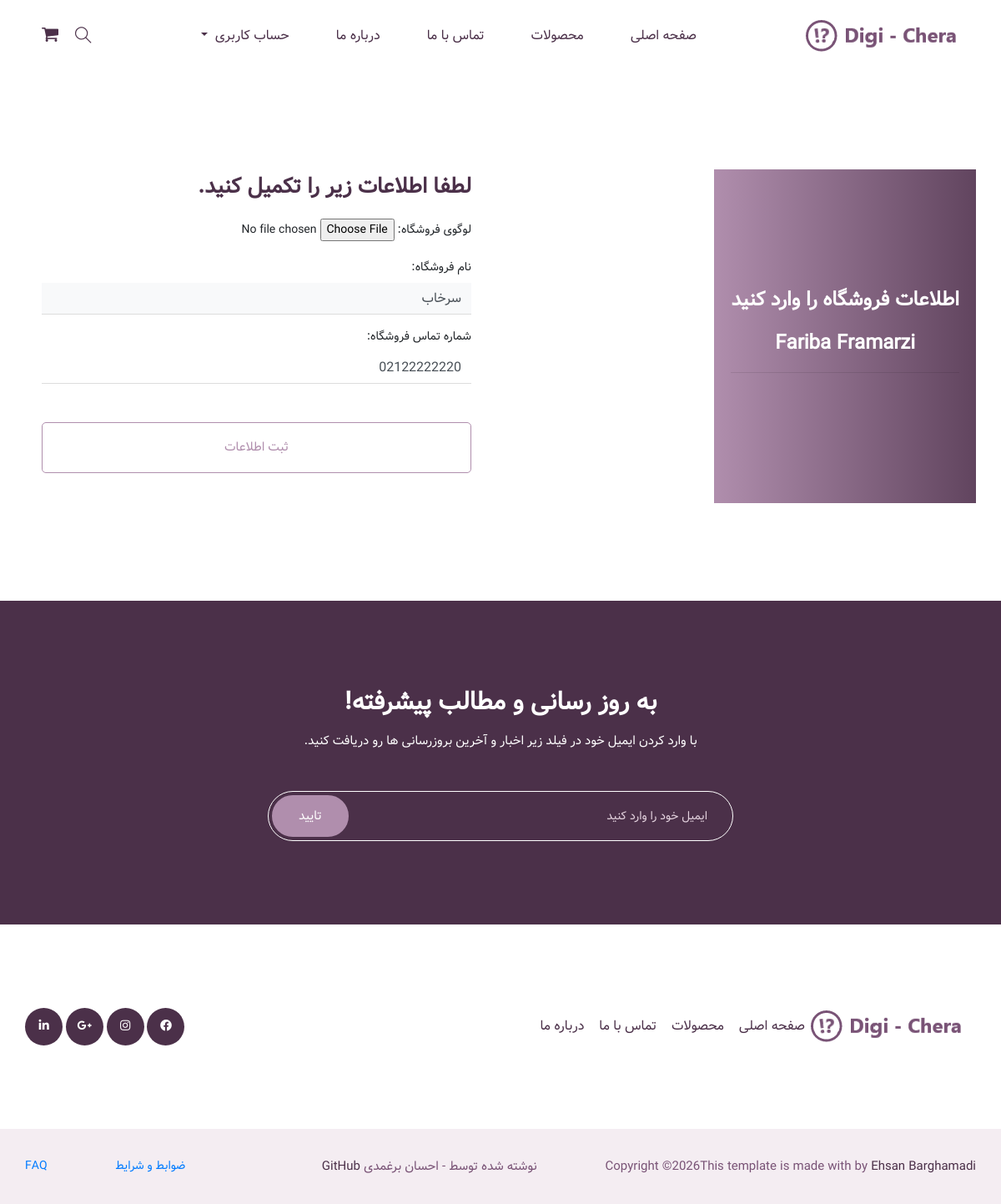
Page /store/update/ (signed in) on the committed database.
### user/models.py (models this page shows, shortened)
class CustomUser(AbstractBaseUser, PermissionsMixin, TimeStampedModel):
    class Roles(models.TextChoices):
        CUSTOMER = 'customer', 'خریدار'
        SELLER = 'seller', 'فروشنده'
        STAFF = 'staff', 'ادمین'
    role = models.CharField(
        verbose_name='نقش',
        max_length=10,
        choices=Roles.choices,
        default=Roles.CUSTOMER
    )
    phone = models.CharField(
        verbose_name='شماره تماس',
        max_length=20,
        unique=True,
        validators= [phone_validator],
        help_text='شماره باید منحصر به فرد باشد'
    )
    first_name = models.CharField(
        verbose_name='نام',
        max_length=30
    )
    last_name = models.CharField(
        verbose_name='نام خانوادگی',
        max_length=30
    )
    email = models.EmailField(
        verbose_name='ایمیل',
        blank=True,
        null=True
    )
    is_active = models.BooleanField(
        default=True,
        help_text='مشخص میکند آیا کاربر فعال است یا نه'
    )
    is_staff = models.BooleanField(
        default=False,
        help_text='مربوط به دسترسی به پنل ادمین'
    )
    class Meta:
        verbose_name = 'کاربر'
        verbose_name_plural = 'کاربرها'
        ordering = ['-created_at']
    USERNAME_FIELD = 'phone'
    REQUIRED_FIELDS = ['first_name', 'last_name']
    objects = CustomUserManager()

### store/models.py (models this page shows, shortened)
class Store(SluggedModel):
    owner = models.OneToOneField(
        settings.AUTH_USER_MODEL,
        on_delete=models.CASCADE,
        related_name='store',
        verbose_name='مالک فروشگاه'
    )
    store_name = models.CharField(
        verbose_name='اسم فروشگاه',
        max_length=255,
    )
    store_logo = models.ImageField(
        verbose_name='لوگوی فروشگاه',
        upload_to='store_logo/%Y/%m/%d/',
        validators=[validate_file_size],
        blank=True,
        null=True
    )
    store_phone = models.CharField(
        verbose_name='شماره تماس فروشگاه',
        max_length=20,
        unique=True
    )
    is_active = models.BooleanField(
        verbose_name='فعال بودن فروشگاه',
        default=False
    )
    class Meta:
        verbose_name = 'فروشگاه'
        verbose_name_plural = 'فروشگاه ها'
        ordering = ['-created_at']

### store/views.py (the view)
# urls.py: path('update/', views.store_update, name='update'),
@login_required
@store_required()
def store_update(request):
    store = request.user.store
    if request.method == 'POST':
        form = StoreForm(request.POST, request.FILES, instance=store)
        if form.is_valid():
            form.save()
            messages.success(request, f'فروشگاه شما با موفقیت بروزرسانی شد')
            return redirect('store:detail')
    else:
        form = StoreForm(instance=store)
    return render(request, 'store/store_form.html', {'form': form})

### store/forms.py
class StoreForm(forms.ModelForm):
    store_phone = forms.CharField(
        validators=[validate_landline_phone],
        max_length=11,
        min_length=11,
        widget=forms.TextInput(attrs={
            'class': 'form-control',
            'placeholder': 'شماره تماس ثابت فروشگاه را وارد کنید',
        }),
        label='شماره تماس فروشگاه'
    )
    class Meta:
        model = Store
        fields = ['store_name', 'store_phone', 'store_logo']
        labels = {
            'store_name': 'نام فروشگاه',
            'store_logo': 'لوگوی فروشگاه'
        }
        widgets = {
            'store_logo': forms.FileInput(attrs={
                'class': 'form_control_file',
            }),
            'store_name': forms.TextInput(attrs={
                'class': 'form-control',
                'placeholder': 'نام فروشگاه را وارد کنید',
            }),
        }
    def __init__(self, *args, **kwargs):
        super().__init__(*args, **kwargs)
        if self.instance and self.instance.pk:
            self.fields['store_name'].disabled = True
            self.fields['store_name'].widget.attrs['class'] = 'form-control bg-light'

### store/templates/store/store_form.html (shortened to what this page needs)
{% extends 'base.html' %}
{% load static %}
{% block content %}
{% if user.is_authenticated %}
    <section class="login_part section_padding ">
        <div class="container">
            <div class="row align-items-center">
                <div class="col-lg-6 col-md-6">
                    <div class="login_part_text text-center">
                        <div class="login_part_text_iner">
							<h2> اطلاعات فروشگاه را وارد کنید </h2>
							<h2> {{ user.first_name }}  {{ user.last_name }} </h2>
							<hr>
                        </div>
                    </div>
                </div>
                <div class="col-lg-6 col-md-6">
                    <div class="login_part_form">
                        <div class="login_part_form_iner">
                            <h3> لطفا اطلاعات زیر را تکمیل کنید.</h3>
                            <form class="row contact_form" action="#" method="post" enctype="multipart/form-data">
                                <div class="col-md-12 form-group p_star">
                                    {{ form.store_logo.label_tag }}
                                    {{ form.store_logo }}
                                </div>
                                <div class="col-md-12 form-group p_star">
                                    {{ form.store_name.label_tag }}
                                    {{ form.store_name }}
                                </div>
                                <div class="col-md-12 form-group p_star">
                                    {{ form.store_phone.label_tag }}
                                    {{ form.store_phone }}
                                </div>
                                <div class="col-md-12 form-group">
                                    <button type="submit" value="submit" class="btn_3">
                                        ثبت اطلاعات
                                    </button>
                                </div>
                            </form>
                        </div>
                    </div>
                </div>
            </div>
        </div>
    </section>
{% endif %}
{% endblock content %}

### rows in the picture
CustomUser: first_name "Fariba", last_name "Framarzi"
Store: store_name "سرخاب", store_phone "02122222220"
